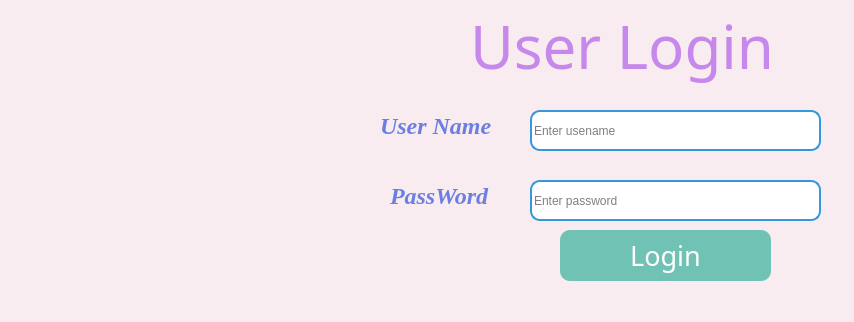
<?xml version="1.0" encoding="UTF-8"?>
<ui version="4.0">
 <class>LoginWindow</class>
 <widget class="QMainWindow" name="LoginWindow">
  <property name="geometry">
   <rect>
    <x>0</x>
    <y>0</y>
    <width>854</width>
    <height>322</height>
   </rect>
  </property>
  <property name="contextMenuPolicy">
   <enum>Qt::DefaultContextMenu</enum>
  </property>
  <property name="windowTitle">
   <string>LoginWindow</string>
  </property>
  <property name="styleSheet">
   <string notr="true">background-color:rgb(248, 236, 240)</string>
  </property>
  <property name="iconSize">
   <size>
    <width>40</width>
    <height>40</height>
   </size>
  </property>
  <widget class="QWidget" name="centralwidget">
   <widget class="QLabel" name="label">
    <property name="geometry">
     <rect>
      <x>470</x>
      <y>0</y>
      <width>431</width>
      <height>91</height>
     </rect>
    </property>
    <property name="font">
     <font>
      <family>Segoe Script</family>
      <pointsize>45</pointsize>
      <weight>9</weight>
      <italic>false</italic>
      <bold>false</bold>
     </font>
    </property>
    <property name="styleSheet">
     <string notr="true">color: rgb(198, 136, 235);
font: 75 45pt &quot;Segoe Script&quot;;</string>
    </property>
    <property name="text">
     <string>User Login</string>
    </property>
    <property name="textFormat">
     <enum>Qt::PlainText</enum>
    </property>
   </widget>
   <widget class="QLabel" name="label_2">
    <property name="geometry">
     <rect>
      <x>380</x>
      <y>100</y>
      <width>141</width>
      <height>51</height>
     </rect>
    </property>
    <property name="font">
     <font>
      <family>Times New Roman</family>
      <pointsize>18</pointsize>
      <weight>75</weight>
      <italic>true</italic>
      <bold>true</bold>
     </font>
    </property>
    <property name="styleSheet">
     <string notr="true">color:rgb(108, 126, 225)</string>
    </property>
    <property name="text">
     <string>User Name</string>
    </property>
   </widget>
   <widget class="QLabel" name="label_3">
    <property name="geometry">
     <rect>
      <x>390</x>
      <y>170</y>
      <width>131</width>
      <height>51</height>
     </rect>
    </property>
    <property name="font">
     <font>
      <family>Times New Roman</family>
      <pointsize>18</pointsize>
      <weight>75</weight>
      <italic>true</italic>
      <bold>true</bold>
     </font>
    </property>
    <property name="styleSheet">
     <string notr="true">color:rgb(108, 126, 225)</string>
    </property>
    <property name="text">
     <string>PassWord</string>
    </property>
   </widget>
   <widget class="QPushButton" name="btn_dangnhap">
    <property name="geometry">
     <rect>
      <x>560</x>
      <y>230</y>
      <width>211</width>
      <height>51</height>
     </rect>
    </property>
    <property name="font">
     <font>
      <family>UTM Akashi</family>
      <pointsize>20</pointsize>
     </font>
    </property>
    <property name="styleSheet">
     <string notr="true">QPushButton {
    background-color: rgb(112, 194, 180); /* Màu nền xanh dương */
    color: white; /* Màu chữ trắng */
    border-radius: 10px; /* Bo góc */
}
QPushButton:hover {
    background-color: rgb(41, 128, 185); /* Màu nền khi rê chuột */
}
QPushButton:pressed {
    background-color: rgb(31, 97, 141); /* Màu nền khi nhấn */
}
</string>
    </property>
    <property name="text">
     <string>Login</string>
    </property>
   </widget>
   <widget class="QLineEdit" name="txt_ten">
    <property name="geometry">
     <rect>
      <x>530</x>
      <y>110</y>
      <width>291</width>
      <height>41</height>
     </rect>
    </property>
    <property name="styleSheet">
     <string notr="true">border-radius: 10px;
        border: 2px solid #3498db;  /* Viền xanh dương */
        background-color: #ffffff</string>
    </property>
    <property name="text">
     <string/>
    </property>
    <property name="placeholderText">
     <string>Enter usename</string>
    </property>
   </widget>
   <widget class="QLineEdit" name="txt_pass">
    <property name="geometry">
     <rect>
      <x>530</x>
      <y>180</y>
      <width>291</width>
      <height>41</height>
     </rect>
    </property>
    <property name="styleSheet">
     <string notr="true">border-radius: 10px;
        border: 2px solid #3498db;  /* Viền xanh dương */
        background-color: #ffffff</string>
    </property>
    <property name="text">
     <string/>
    </property>
    <property name="echoMode">
     <enum>QLineEdit::Password</enum>
    </property>
    <property name="placeholderText">
     <string>Enter password</string>
    </property>
   </widget>
   <widget class="QLabel" name="label_4">
    <property name="geometry">
     <rect>
      <x>10</x>
      <y>0</y>
      <width>351</width>
      <height>271</height>
     </rect>
    </property>
    <property name="text">
     <string/>
    </property>
    <property name="pixmap">
     <pixmap>../hinhanh/logo.png</pixmap>
    </property>
    <property name="scaledContents">
     <bool>true</bool>
    </property>
   </widget>
  </widget>
  <widget class="QMenuBar" name="menubar">
   <property name="geometry">
    <rect>
     <x>0</x>
     <y>0</y>
     <width>854</width>
     <height>26</height>
    </rect>
   </property>
  </widget>
  <widget class="QStatusBar" name="statusbar"/>
 </widget>
 <resources/>
 <connections/>
</ui>
